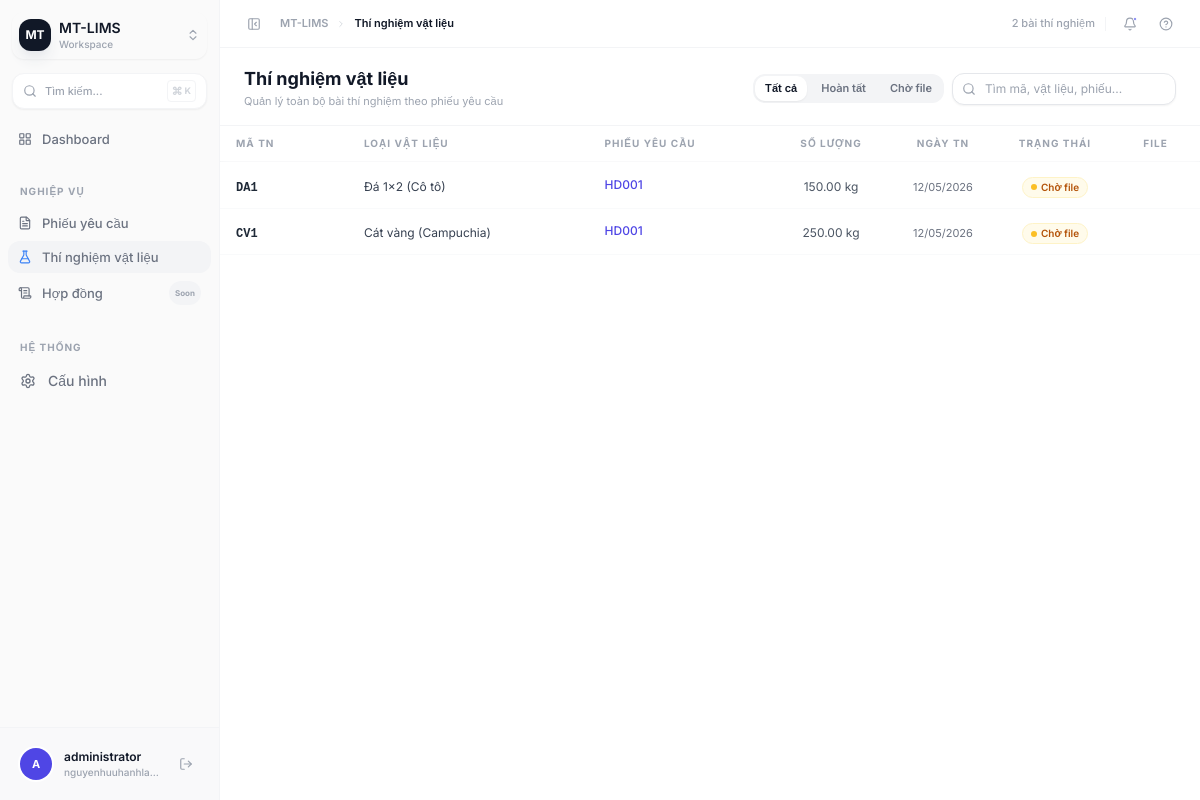
Page /tests/ (signed in) on the earlier database version.
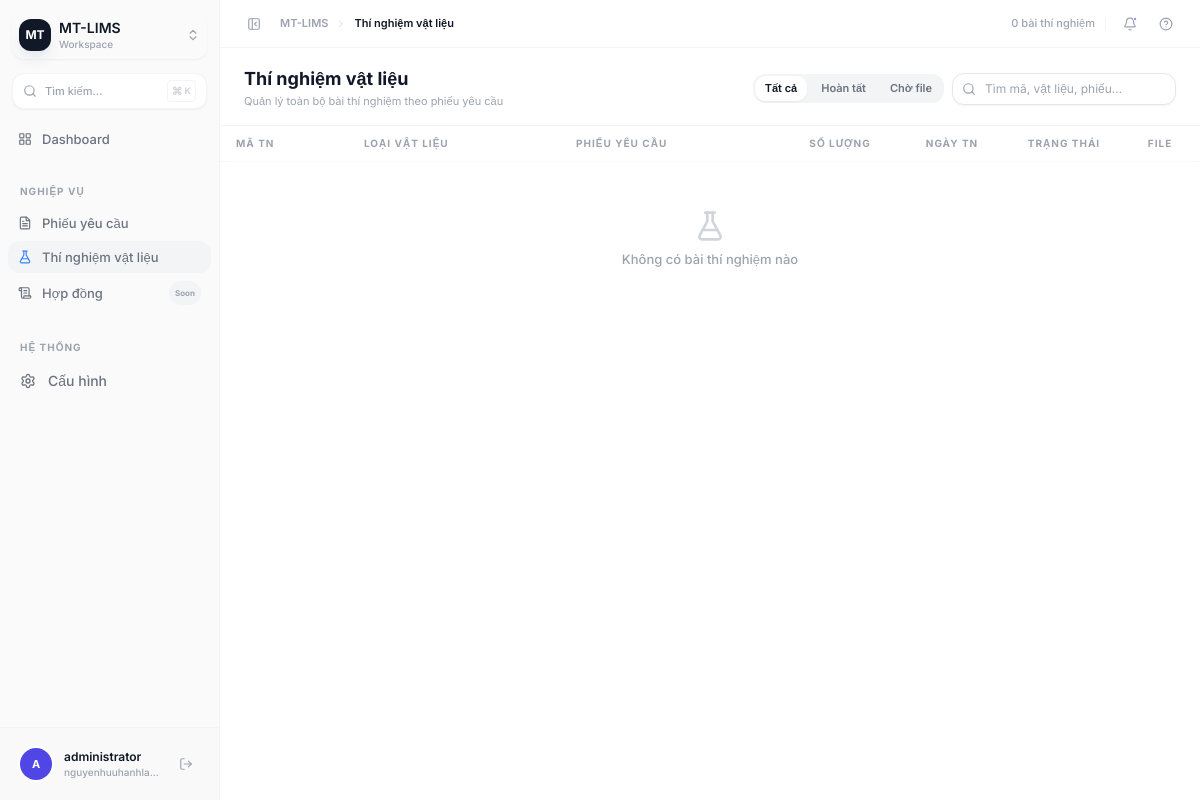
Same page on the later database version.
### request_form/models.py (models this page shows, shortened)
class MaterialTest(models.Model):
    request = models.ForeignKey(
        Request,
        on_delete=models.CASCADE,
        related_name="tests",
    )
    test_code = models.CharField(max_length=100)
    content = models.TextField()
    material_type = models.CharField(max_length=255)
    quantity = models.DecimalField(max_digits=10, decimal_places=2)
    unit = models.CharField(max_length=50)
    test_date = models.DateField(null=True, blank=True)
    result_date = models.DateField(null=True, blank=True)
    method_file = models.FileField(upload_to="tests/methods/", null=True, blank=True)
    method_uploader = models.ForeignKey(
        User,
        on_delete=models.SET_NULL,
        null=True,
        blank=True,
        related_name="uploaded_methods",
    )
    result_file = models.FileField(upload_to="tests/results/", null=True, blank=True)
    result_uploader = models.ForeignKey(
        User,
        on_delete=models.SET_NULL,
        null=True,
        blank=True,
        related_name="uploaded_results",
    )
    created_at = models.DateTimeField(auto_now_add=True)
    updated_at = models.DateTimeField(auto_now=True)
    @property
    def is_completed(self):
        return bool(self.method_file and self.result_file)

class Request(models.Model):
    class RequestType(models.TextChoices):
        CONTRACT = "contract", "Contract"
        SLIP = "slip", "Slip"
    class Status(models.TextChoices):
        REVIEWING = "reviewing", "Đang xem xét"
        IN_PROGRESS = "in_progress", "Đang thực hiện"
        COMPLETED = "completed", "Hoàn tất"
        CANCELLED = "cancelled", "Hủy bỏ"
    title = models.CharField(max_length=255)
    type = models.CharField(
        max_length=20,
        choices=RequestType.choices,
        default=RequestType.SLIP,
    )
    status = models.CharField(
        max_length=20,
        choices=Status.choices,
        default=Status.REVIEWING,
    )
    created_by = models.ForeignKey(
        User,
        on_delete=models.PROTECT,
        related_name="requests",
    )
    content = models.TextField()
    participants = models.JSONField(default=list, blank=True)
    project_information = models.JSONField(default=dict, blank=True)
    requesting_unit = models.JSONField(default=dict, blank=True)
    created_at = models.DateTimeField(auto_now_add=True)
    updated_at = models.DateTimeField(auto_now=True)

### request_form/views.py (the view)
# urls.py: path("tests/", material_test_list, name="material_test_list"),
@login_required
def material_test_list(request):
    tests = MaterialTest.objects.select_related("request", "method_uploader", "result_uploader").order_by("-created_at")
    q = request.GET.get("q", "").strip()
    status_filter = request.GET.get("status", "all")
    if q:
        tests = tests.filter(
            models.Q(test_code__icontains=q) |
            models.Q(material_type__icontains=q) |
            models.Q(request__title__icontains=q)
        )
    if status_filter == "completed":
        tests = [t for t in tests if t.is_completed]
    elif status_filter == "pending":
        tests = [t for t in tests if not t.is_completed]
    filter_options = [
        ("all", "Tất cả"),
        ("completed", "Hoàn tất"),
        ("pending", "Chờ file"),
    ]
    if request.headers.get("HX-Request"):
        return render(request, "request_form/partials/material_test_table_rows.html", {"tests": tests, "q": q, "status_filter": status_filter})
    return render(request, "request_form/material_test_list.html", {"tests": tests, "q": q, "status_filter": status_filter, "filter_options": filter_options})

### templates/request_form/material_test_list.html (shortened to what this page needs)
{% extends "base.html" %}
{% block breadcrumb %}Thí nghiệm vật liệu{% endblock %}
{% block topbar_actions %}
  <span class="text-[11px] text-gray-400 font-medium">{{ tests|length }} bài thí nghiệm</span>
{% endblock %}
{% block content %}
<div class="h-full flex flex-col">
  <div class="px-6 pt-5 pb-4 border-b border-gray-100 flex items-center justify-between gap-4 flex-shrink-0">
    <div>
      <h1 class="text-lg font-bold text-gray-900 leading-tight">Thí nghiệm vật liệu</h1>
      <p class="text-[11px] text-gray-400 mt-0.5">Quản lý toàn bộ bài thí nghiệm theo phiếu yêu cầu</p>
    </div>
    <div class="flex items-center gap-2">
      <div class="flex items-center gap-1 bg-gray-100 rounded-lg p-0.5">
        {% for val, label in filter_options %}
          <a href="?status={{ val }}{% if q %}&q={{ q }}{% endif %}"
             class="px-2.5 py-1 rounded-md text-[11px] font-semibold transition-all
             {% if status_filter == val %}bg-white text-gray-900 shadow-sm{% else %}text-gray-500 hover:text-gray-700{% endif %}">
            {{ label }}
          </a>
        {% endfor %}
      </div>
      <div class="relative">
        <input
          type="text"
          name="q"
          value="{{ q }}"
          placeholder="Tìm mã, vật liệu, phiếu..."
          class="pl-8 pr-3 py-1.5 text-[12px] border border-gray-200 rounded-lg bg-white shadow-sm focus:outline-none focus:ring-2 focus:ring-indigo-300 focus:border-indigo-300 w-56 transition-all"
          hx-get="{% url 'material_test_list' %}?status={{ status_filter }}"
          hx-trigger="input changed delay:300ms, search"
          hx-target="#test-table-body"
          hx-swap="innerHTML"
          hx-include="[name='q']"
        />
      </div>
    </div>
  </div>
  <div class="flex-1 overflow-auto">
    <table class="w-full min-w-[760px]">
      <thead class="sticky top-0 z-10 bg-white/90 backdrop-blur-sm border-b border-gray-100">
        <tr>
          <th class="px-4 py-2.5 text-left text-[10px] font-bold text-gray-400 uppercase tracking-widest w-32">Mã TN</th>
          <th class="px-4 py-2.5 text-left text-[10px] font-bold text-gray-400 uppercase tracking-widest">Loại vật liệu</th>
          <th class="px-4 py-2.5 text-left text-[10px] font-bold text-gray-400 uppercase tracking-widest">Phiếu yêu cầu</th>
          <th class="px-4 py-2.5 text-center text-[10px] font-bold text-gray-400 uppercase tracking-widest w-28">Số lượng</th>
          <th class="px-4 py-2.5 text-center text-[10px] font-bold text-gray-400 uppercase tracking-widest w-28">Ngày TN</th>
          <th class="px-4 py-2.5 text-center text-[10px] font-bold text-gray-400 uppercase tracking-widest w-28">Trạng thái</th>
          <th class="px-4 py-2.5 text-center text-[10px] font-bold text-gray-400 uppercase tracking-widest w-20">File</th>
        </tr>
      </thead>
      <tbody id="test-table-body">
        {% include "request_form/partials/material_test_table_rows.html" %}
      </tbody>
    </table>
  </div>
</div>
{% endblock %}

### templates/request_form/partials/material_test_row.html (shortened to what this page needs)
<tr class="border-b border-gray-50 hover:bg-indigo-50/20 transition-colors group" id="test-row-{{ test.id }}">
  <td class="px-4 py-2.5">
    <span class="text-[12px] font-semibold text-gray-800 font-mono">{{ test.test_code }}</span>
  </td>
  <td class="px-4 py-2.5">
    <span class="text-[12px] text-gray-700">{{ test.material_type }}</span>
  </td>
  <td class="px-4 py-2.5">
    <a href="{% url 'request_list' %}?highlight={{ test.request.pk }}"
       class="text-[12px] text-indigo-600 hover:underline font-medium truncate max-w-[200px] block">
      {{ test.request.title }}
    </a>
  </td>
  <td class="px-4 py-2.5 text-center">
    <span class="text-[12px] text-gray-600">{{ test.quantity }} {{ test.unit }}</span>
  </td>
  <td class="px-4 py-2.5 text-center">
    {% if test.test_date %}
      <span class="text-[11px] text-gray-500">{{ test.test_date|date:"d/m/Y" }}</span>
    {% else %}
      <span class="text-[11px] text-gray-300">—</span>
    {% endif %}
  </td>
  <td class="px-4 py-2.5 text-center">
    {% if test.is_completed %}
      <span class="inline-flex items-center gap-1 px-2 py-0.5 rounded-full text-[10px] font-semibold bg-emerald-50 text-emerald-700 border border-emerald-100">
        <span class="w-1.5 h-1.5 rounded-full bg-emerald-500 inline-block"></span>Hoàn tất
      </span>
    {% else %}
      <span class="inline-flex items-center gap-1 px-2 py-0.5 rounded-full text-[10px] font-semibold bg-amber-50 text-amber-700 border border-amber-100">
        <span class="w-1.5 h-1.5 rounded-full bg-amber-400 inline-block"></span>Chờ file
      </span>
    {% endif %}
  </td>
  <td class="px-4 py-2.5 text-center">
  </td>
</tr>

Differences in the rows shown:
removed MaterialTest: test_code "DA1", material_type "Đá 1x2 (Cô tô)", request "HD001", quantity "150.00", unit "kg", test_date "12/05/2026", method_file "Chờ file"
removed MaterialTest: test_code "CV1", material_type "Cát vàng (Campuchia)", request "HD001", quantity "250.00", unit "kg", test_date "12/05/2026", method_file "Chờ file"
Other differences:
{{ tests|length }}: "2" → "0"
text now shown: "Không có bài thí nghiệm nào"
